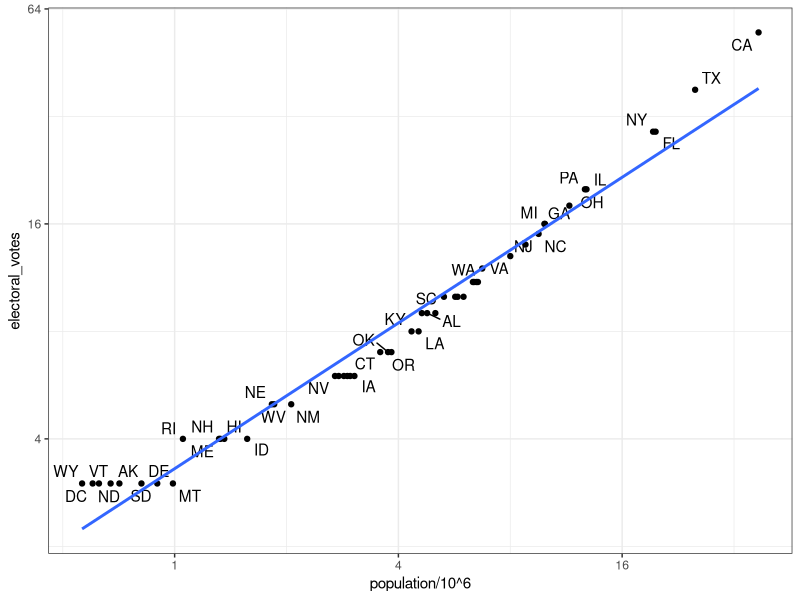

Source code (R): (Note: this script raises an error after producing the figure.)
####################
# Combining Tables #
####################

#...........................Key points........................................

# The join functions in the dplyr package combine two tables such that matching
  # rows are together.
# left_join() only keeps rows that have information in the first table.
# right_join() only keeps rows that have information in the second table.
# inner_join() only keeps rows that have information in both tables.
# full_join() keeps all rows from both tables.
# semi_join() keeps the part of first table for which we have information in 
  # the second.
# anti_join() keeps the elements of the first table for which there is no 
  # information in the second.

#..............................................................................

# import US murders data
library(tidyverse)
library(ggrepel)
library(dslabs)

ds_theme_set()
data(murders)
head(murders)
str(murders)

# import US election results data
data(polls_us_election_2016)
head(results_us_election_2016)
str(results_us_election_2016)
identical(results_us_election_2016$state, murders$state)

# join the murders table and US election results table
tab <- left_join(murders, results_us_election_2016, by = "state")
head(tab)

# plot electoral votes versus population
tab %>% ggplot(aes(population/10^6, electoral_votes, label = abb)) +
  geom_point() +
  geom_text_repel() + 
  scale_x_continuous(trans = "log2") +
  scale_y_continuous(trans = "log2") +
  geom_smooth(method = "lm", se = FALSE)

# make two smaller tables to demonstrate joins
tab1 <- slice(murders, 1:6) %>% select(state, population)
tab1
tab2 <- slice(results_us_election_2016, c(1:3, 5, 7:8)) %>% select(state, electoral_votes)
tab2
obj<-1:6
obj
# experiment with different joins
left_join(tab1, tab2)
tab1 %>% left_join(tab2)
tab1 %>% right_join(tab2)
inner_join(tab1, tab2)
semi_join(tab1, tab2)
anti_join(tab1, tab2)
full_join(tab1, tab2)
###########
# Binding #
###########

# Unlike the join functions, the binding functions do not try to match 
# by a variable, but rather just combine datasets.

# bind_cols() binds two objects by making them columns in a tibble. 
# The R-base function cbind() binds columns but makes a data frame or matrix.
# The bind_rows() function is similar but binds rows instead of columns. 
# The R-base function rbind() binds rows but makes a data frame or matrix instead.

# For example, if we quickly want to make a data
# frame consisting of just numbers, we can use something like this.
# The function requires that we assign names to the columns.
# Here we chose A and B, but it could be anything.
bind_cols(a = 1:3, b = 4:6)
# Bind_cols can also bind data frames.
# For example, here we break up the tab data frame
# and then bind them back together.
# So we break it up into three with different columns,
# and then we simply bind them back together.
tab
tab[, 1:3]
tab1.1 <- tab[, 1:3]
tab2.1 <- tab[, 4:6]
tab3.1 <- tab[, 7:9]
head(tab)
head(tab1.1)
head(tab2.1)
head(tab2.1)
new_tab <- bind_cols(tab1.1, tab2.1, tab3.1)
head(new_tab)
new_tab_a <-cbind(tab1.1, tab2.1, tab3.1)
identical(new_tab,new_tab_a)
class(new_tab)
class(new_tab_a)
class(murders)
class(results_us_election_2016)
tab1.2 <- tab[1:2,]
tab2.2 <- tab[3:4,]
bind_rows(tab1.2, tab2.2)

a<-c(1,2,3)
b<-c(4,5,6)

df<-as.data.frame(x=n,y=a )
df
data.frame(x=b,y=a)
#################
# Set Operators #
#################

# By default, the set operators in R-base work on vectors. 
# If tidyverse/dplyr are loaded, they also work on data frames.
# You can take intersections of vectors using intersect(). 
# This returns the elements common to both sets.
# You can take the union of vectors using union(). 
# This returns the elements that are in either set.
# The set difference between a first and second argument 
# can be obtained with setdiff(). 
# Note that this function is not symmetric.
# The function set_equal() tells us if two sets are the same, 
# regardless of the order of elements.

# intersect vectors or data frames
intersect(1:10, 6:15)
intersect(c("a","b","c"), c("b","c","d"))
tab1.3 <- tab[1:5,]
tab2.3 <- tab[3:7,]
intersect(tab1.3, tab2.3)

# perform a union of vectors or data frames
union(1:10, 6:15)
union(c("a","b","c"), c("b","c","d"))
tab1.4 <- tab[1:5,]
tab2.4 <- tab[3:7,]
union(tab1.4, tab2.4)

# set difference of vectors or data frames
setdiff(1:10, 6:15)
setdiff(6:15, 1:10)
tab1.5 <- tab[1:5,]
tab2.5 <- tab[3:7,]
setdiff(tab1.5, tab2.5)

# setequal determines whether sets have the same elements, regardless of order
setequal(1:5, 1:6)
setequal(1:5, 5:1)
setequal(tab1.5, tab2.5)
